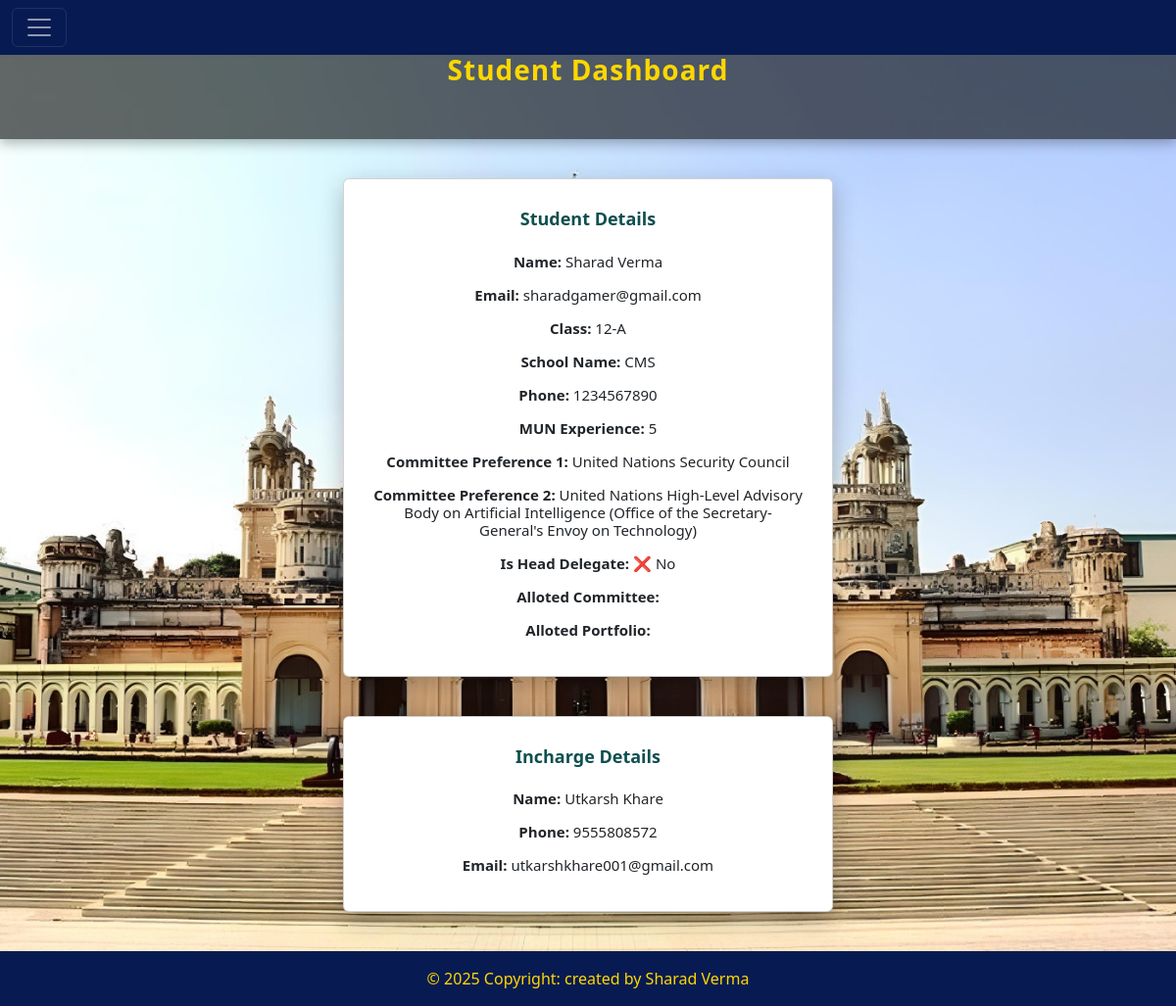
/dashboard/ (signed in), run on an earlier commit of the app's database.
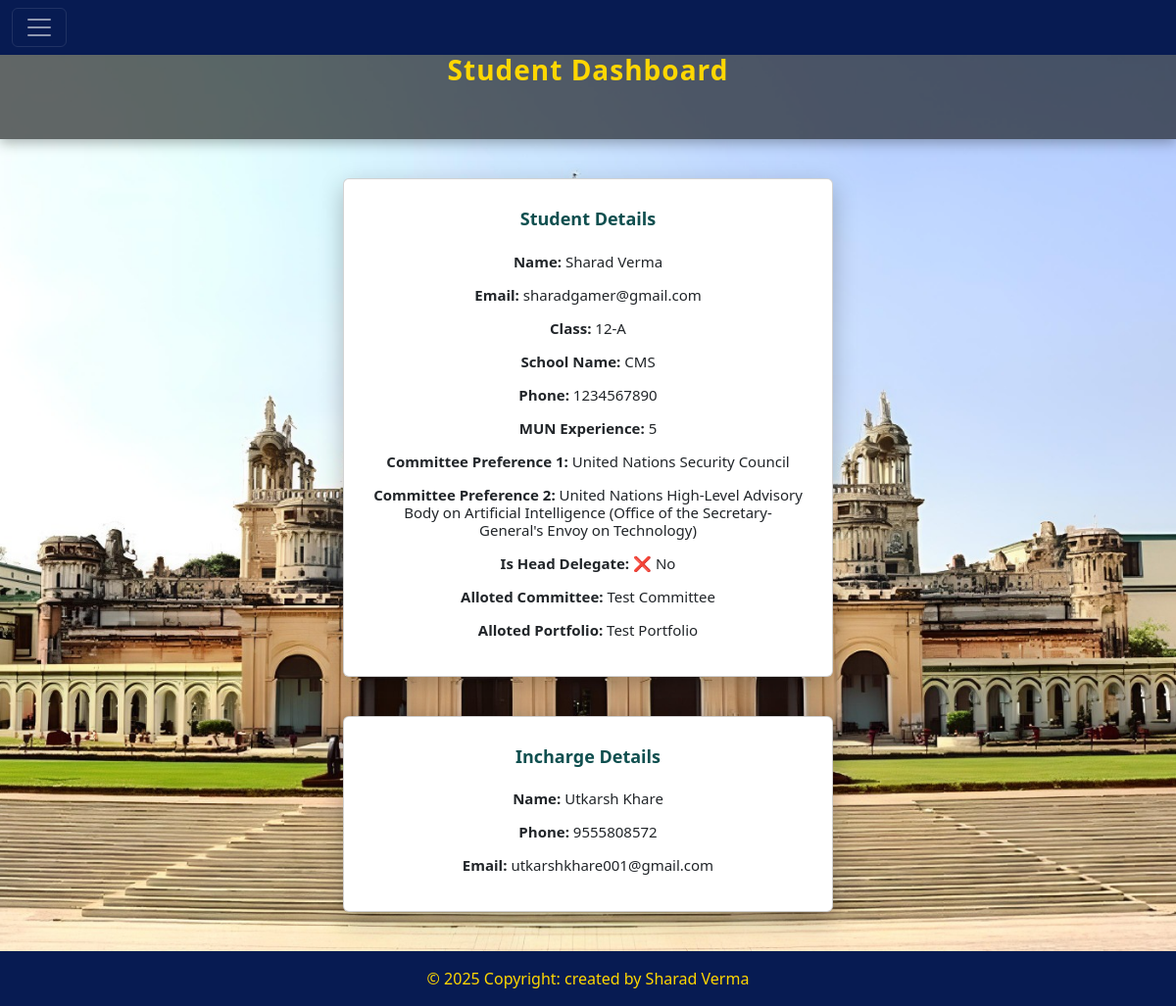
And on a later commit of the database.
### school_app/models.py (models this page shows, shortened)
class Student(models.Model):
    COMMITTEE_CHOICES = [
        ("United Nations General Assembly- Social, Humanitarian and Cultural Committee (Third Committee)", "United Nations General Assembly- Social, Humanitarian and Cultural Committee (Third Committee)"), #1
        ("Assembly of the African Union", "Assembly of the African Union"), #2
        ("International Seabed Authority (Legal and Technical Commission)", "International Seabed Authority (Legal and Technical Commission)"), #3
        ("United Nations High-Level Advisory Body on Artificial Intelligence (Office of the Secretary-General's Envoy on Technology)", "United Nations High-Level Advisory Body on Artificial Intelligence (Office of the Secretary-General's Envoy on Technology)"), #4
        ("United Nations Security Council", "United Nations Security Council"), #5
        ("Meeting of Harvard Corporation and the Board of Overseers", "Meeting of Harvard Corporation and the Board of Overseers"), #6
        ("Executive Review Meeting of the Directorate-General of Civil Aviation. (Ministry of Civil Aviation, Government of India)", "Executive Review Meeting of the Directorate-General of Civil Aviation. (Ministry of Civil Aviation, Government of India)"), #7
        ("People’s Court of Athens, 399 BCE", "People’s Court of Athens, 399 BCE"), #8
        ("National Emergency Coordination Council", "National Emergency Coordination Council"), #9
        ("The Sovereignty Expropriation Directorate", "The Sovereignty Expropriation Directorate"), #10
        ("Executive Command of the Nasrid Emirate", "Executive Command of the Nasrid Emirate"), #11
        ("International Press - Journalism", "International Press - Journalism"), #12
        ("International Press - Photography", "International Press - Photography"), #13
        ("Ad-Hoc Committee of the Secretary-General", "Ad-Hoc Committee of the Secretary-General"), #14
    ]
    student_name = models.CharField(max_length=100,null=False)
    student_class = models.CharField(max_length=10,null=False)
    student_school_name= models.CharField(max_length=500,null=False,default="")
    student_phone_number = models.CharField(max_length=10,null=False)
    student_email = models.EmailField(max_length=100,primary_key=True)
    student_password = models.CharField(max_length=45,null=False)
    mun_experience = models.CharField(max_length=10,null=False)
    committee_preference_1 = models.CharField(max_length=500, choices=COMMITTEE_CHOICES)
    committee_preference_2 = models.CharField(max_length=500, choices=COMMITTEE_CHOICES)
    is_head_delegate = models.BooleanField(default=False)
    incharge_name = models.CharField(max_length=100,null=False)
    incharge_phone_number = models.CharField(max_length=10,null=False)
    incharge_email = models.EmailField(max_length=100)
    alloted_committee = models.CharField(max_length=500,blank=True,null=True)
    alloted_portfolio = models.CharField(max_length=500,blank=True,null=True)

### school_app/student_views.py (the view)
# urls.py: path("dashboard/",student_views.dashboard_student,name="dashboard_student"),
def dashboard_student(request):
    if request.method=="GET":
        email = request.session["student_key"]
        student_obj = Student.objects.get(student_email=email)
        student_dict = {"student":student_obj}
        return render(request,'school_app/student/student_dashboard.html',student_dict)

### school_app/templates/school_app/student/student_dashboard.html (shortened to what this page needs)
<!DOCTYPE html>
{% load static %}
<html lang="en">
<head>
  {% include 'school_app/common/common_css.html' %}
</head>
<body>
<div class="main-div">
  {% include 'school_app/student/student_header.html' %}
  <div class="banner">
    Student Dashboard
  </div>
  <div class="card">
    <h3>Student Details</h3>
    <h6><b>Name:</b> {{ student.student_name }}</h6>
    <h6><b>Email:</b> {{ student.student_email }}</h6>
    <h6><b>Class:</b> {{ student.student_class }}</h6>
    <h6><b>School Name:</b> {{ student.student_school_name }}</h6>
    <h6><b>Phone:</b> {{ student.student_phone_number }}</h6>
    <h6><b>MUN Experience:</b> {{ student.mun_experience }}</h6>
    <h6><b>Committee Preference 1:</b> {{ student.committee_preference_1 }}</h6>
    <h6><b>Committee Preference 2:</b> {{ student.committee_preference_2 }}</h6>
    <h6><b>Is Head Delegate:</b>
      {% if student.is_head_delegate %}
        ✅ Yes
      {% else %}
        ❌ No
      {% endif %}
    </h6>
    <h6><b>Alloted Committee:</b> {{ student.alloted_committee }}</h6>
    <h6><b>Alloted Portfolio:</b> {{ student.alloted_portfolio }}</h6>
  </div>
  <div class="card">
    <h3>Incharge Details</h3>
    <h6><b>Name:</b> {{ student.incharge_name }}</h6>
    <h6><b>Phone:</b> {{ student.incharge_phone_number }}</h6>
    <h6><b>Email:</b> {{ student.incharge_email }}</h6>
  </div>
</div>
{% include 'school_app/common/footer.html' %}
</body>
</html>

### school_app/templates/school_app/common/common_css.html (shortened to what this page needs)
 {% load static %}
   <link href="https://cdn.jsdelivr.net/npm/bootstrap@5.3.7/dist/css/bootstrap.min.css"
   rel="stylesheet"
>
 <link rel="stylesheet"
  href="https://cdnjs.cloudflare.com/ajax/libs/font-awesome/6.7.2/css/all.min.css"
 />
<link rel="stylesheet" href="{% static 'school_app/css/custom_style.css'%}"

### school_app/templates/school_app/student/student_header.html (shortened to what this page needs)
{% load static %}
<nav class="navbar navbar-dark  fixed-top" style="background-color: #071B52;color:#ffd700;">
        <div class="container-fluid">
          <button   class="navbar-toggler" type="button" data-bs-toggle="offcanvas" data-bs-target="#offcanvasDarkNavbar" aria-controls="offcanvasDarkNavbar">
            <span class="navbar-toggler-icon"></span>
          </button>
    </div>
      </nav>

### school_app/templates/school_app/common/footer.html
<footer class="bg-body-tertiary text-center text-lg-start" >
  <div class="text-center p-3" style="background-color: #071B52;color: #ffd700;" >
    © 2025 Copyright: created by Sharad Verma
  </div>
</footer>

### school_app/static/school_app/css/custom_style.css (style rules this page uses)
html,body { min-height: 100vh; display: flex; flex-direction: column; }
.main-div { flex:1 }

What changed in the data, as far as the page shows it:
changed Student "Sharad Verma": alloted_committee (not shown) → "Test Committee"; alloted_portfolio (not shown) → "Test Portfolio"
